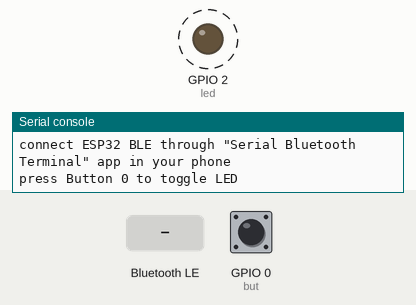
Simulated run of this program. Board: ESP32 board running MicroPython. Parts: output pins drawn as LEDs (lit = HIGH), the last lines printed to the serial console. Dashed ring = blinking. The inputs (shaded band) are chosen by the test bench; at power-on: GPIO 0 (but) HIGH. Nothing arrives over Bluetooth unless stated.

Above: at 1.25 s.
1.3 s: "read_LED" written over Bluetooth
At 2.5 s:
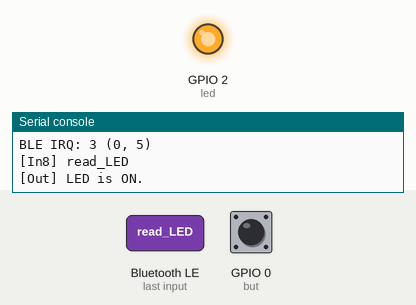
2.8 s: GPIO 0 (but) pulled LOW for 0.15 s
At 3.7 s:
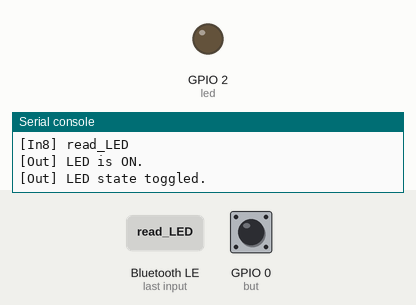
4.4 s: GPIO 0 (but) pulled LOW for 1 s
At 5.0 s:
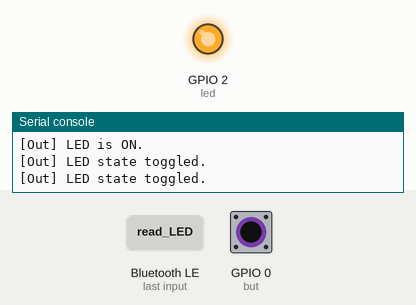
6.9 s: GPIO 0 (but) pulled LOW for 3.2 s
At 8.1 s:
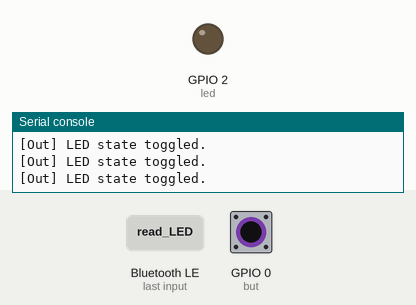
Timing chart, 0 to 9.9 s (numbered marks = the images above; inputs shaded):
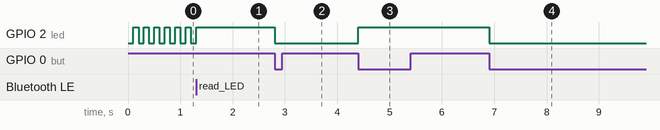

Measured:
- after the input at 1.3 s, GPIO 2 (led): goes on until 1.3 s, then stays HIGH
- after the input at 2.8 s, GPIO 2 (led): HIGH → LOW at once
- after the input at 4.4 s, GPIO 2 (led): LOW → HIGH at once
- after the input at 6.9 s, GPIO 2 (led): HIGH → LOW at once
- by itself, GPIO 2 (led): alternates HIGH for 0.10 s and LOW for 0.10 s

The program:

BLE_NUS.py
```python
# Bluetooth LE Nordic UART Service
# connect this ESP32 BLE through "Serial Bluetooth Terminal" app in your phone
import time
from machine import Pin
from machine import Timer
from time import sleep_ms
import ubluetooth, json, binascii

ble_msg = ""


class ESP32_BLE():
    def __init__(self, name):
        # Create internal objects for the onboard LED
        # blinking when no BLE device is connected
        # stable ON when connected
        self.led = Pin(2, Pin.OUT)
        self.timer1 = Timer(0)
        self.name = name
        self.ble = ubluetooth.BLE()
        self.ble.active(True)
        self.led_show_disconnected()
        self.ble.irq(self.ble_irq)
        self.register()
        self.advertiser()

    def led_show_connected(self):
        self.led.value(1)
        self.timer1.deinit()

    def led_show_disconnected(self):
        self.timer1.init(period=100, mode=Timer.PERIODIC, callback=lambda t: self.led.value(not self.led.value()))

    def ble_irq(self, event, data):
        global ble_msg
        print(f'BLE IRQ: {event} {data}')
        if event == 1:  # _IRQ_CENTRAL_CONNECT:
            # A central (phone) has connected to this peripheral
            self.led_show_connected()

        elif event == 2:  # _IRQ_CENTRAL_DISCONNECT:
            # A central has disconnected from this peripheral.
            self.advertiser()
            self.led_show_disconnected()

        elif event == 3:  # _IRQ_GATTS_WRITE:
            # A client has written to this characteristic or descriptor.
            buffer = self.ble.gatts_read(self.rx)
            ble_msg = buffer.decode('UTF-8').strip()
        elif event == 28: # _IRQ_ENCRYPTION_UPDATE:
            conn_handle, encrypted, authenticated, bonded, key_size = data
            print("encryption update", conn_handle, encrypted, authenticated, bonded, key_size)
        elif event == 31: # _IRQ_PASSKEY_ACTION:
            conn_handle, action, passkey = data
            print("passkey action", conn_handle, action, passkey)
            if action == 4: # _PASSKEY_ACTION_NUMCMP:
                accept = int(input("accept? "))
                self.ble.gap_passkey(conn_handle, action, accept)
            elif action == 3: # _PASSKEY_ACTION_DISP:
                print("displaying 123456")
                self.ble.gap_passkey(conn_handle, action, 123456)
            elif action == 2: # _PASSKEY_ACTION_INPUT:
                print("prompting for passkey")
                passkey = int(input("passkey? "))
                self.ble.gap_passkey(conn_handle, action, passkey)
            else:
                print("unknown action")
        elif event == 20: # _IRQ_GATTS_INDICATE_DONE:
            conn_handle, value_handle, status = data
        elif event == 30: # _IRQ_SET_SECRET:
            sec_type, key, value = data
            key = sec_type, bytes(key)
            value = bytes(value) if value else None
            print("set secret:", key, value)
            if value is None:
                if key in self._secrets:
                    del self._secrets[key]
                    return True
                else:
                    return False
            else:
                self._secrets[key] = value
            return True
        elif event == 29: #_IRQ_GET_SECRET:
            sec_type, index, key = data
            print("get secret:", sec_type, index, bytes(key) if key else None)
            if key is None:
                i = 0
                for (t, _key), value in self._secrets.items():
                    if t == sec_type:
                        if i == index:
                            return value
                        i += 1
                return None
            else:
                key = sec_type, bytes(key)
                return self._secrets.get(key, None)
        """
        _IRQ_CENTRAL_CONNECT = const(1)
        _IRQ_CENTRAL_DISCONNECT = const(2)
        _IRQ_GATTS_WRITE = const(3)
        _IRQ_MTU_EXCHANGED = const(21)
        _IRQ_CONNECTION_UPDATE = const(27)
        """

    def register(self):
        # Nordic UART Service (NUS)
        NUS_UUID = '6E400001-B5A3-F393-E0A9-E50E24DCCA9E'
        RX_UUID = '6E400002-B5A3-F393-E0A9-E50E24DCCA9E'
        TX_UUID = '6E400003-B5A3-F393-E0A9-E50E24DCCA9E'

        BLE_NUS = ubluetooth.UUID(NUS_UUID)
        BLE_RX = (ubluetooth.UUID(RX_UUID), ubluetooth.FLAG_WRITE)
        BLE_TX = (ubluetooth.UUID(TX_UUID), ubluetooth.FLAG_NOTIFY)

        BLE_UART = (BLE_NUS, (BLE_TX, BLE_RX,))
        SERVICES = (BLE_UART,)
        ((self.tx, self.rx,),) = self.ble.gatts_register_services(SERVICES)
        self.ble.config(mtu=256)
        self.ble.gatts_write(self.rx, bytes(100))

    def send(self, data):
        self.ble.gatts_notify(0, self.tx, data + '\n')

    def advertiser(self):
        name = bytes(self.name, 'UTF-8')
        adv_data = bytearray('\x02\x01\x02') + bytearray((len(name) + 1, 0x09)) + name
        self.ble.gap_advertise(100, adv_data)
        print(adv_data)
        # print("\r\n")
        # adv_data
        # raw: 0x02010209094553503332424C45
        # b'\x02\x01\x02\t\tESP32BLE'
        # 0x02: Length, 0x01 - AD_Type FLAG, 0x02 - General discoverable mode
        # \t is 0x09: Length, 0x09: AD_Type Name

        # https://jimmywongiot.com/2019/08/13/advertising-payload-format-on-ble/
        # https://docs.silabs.com/bluetooth/latest/general/adv-and-scanning/bluetooth-adv-data-basics


def buttons_irq(pin):
    led.value(not led.value())
    ble.send(f'LED state will be toggled to {led.value()}.')
    print('[Out] LED state toggled.')


led = Pin(2, Pin.OUT)
but = Pin(0, Pin.IN)
ble = ESP32_BLE("ESP32BLE")
but.irq(trigger=Pin.IRQ_FALLING, handler=buttons_irq)

usage_msg = 'Usage: read_LED to get status of LED; LED_off to turn off LED'

print('\nWaiting for bluetooth connection...\n\
connect ESP32 BLE through "Serial Bluetooth Terminal" app in your phone\n\
press Button 0 to toggle LED')

try:
    while True:
        if ble_msg:
            print(f'[In{len(ble_msg)}] {ble_msg}')
            if ble_msg == 'read_LED':
                msg = 'LED is ON.' if led.value() else 'LED is OFF.'
            elif ble_msg == 'LED_off':
                led.value(0)
                msg = 'LED turns off.'
            else:
                msg = usage_msg
            print('[Out] '+msg)
            ble.send(msg)
            ble_msg = ''
        sleep_ms(100)

except:
    if ble.ble.active():
        ble.ble.active(False)
    ble.led_show_connected()
    print('\n\n=============== BLE NUS closed')
```
